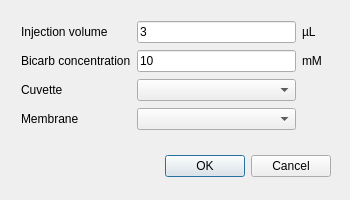
<?xml version="1.0" encoding="UTF-8"?>
<ui version="4.0">
 <class>Calib_Dialog</class>
 <widget class="QDialog" name="Calib_Dialog">
  <property name="geometry">
   <rect>
    <x>0</x>
    <y>0</y>
    <width>350</width>
    <height>200</height>
   </rect>
  </property>
  <property name="windowTitle">
   <string>Calibration information</string>
  </property>
  <widget class="QDialogButtonBox" name="buttonBox">
   <property name="geometry">
    <rect>
     <x>80</x>
     <y>150</y>
     <width>251</width>
     <height>32</height>
    </rect>
   </property>
   <property name="orientation">
    <enum>Qt::Horizontal</enum>
   </property>
   <property name="standardButtons">
    <set>QDialogButtonBox::Cancel|QDialogButtonBox::Ok</set>
   </property>
  </widget>
  <widget class="QWidget" name="">
   <property name="geometry">
    <rect>
     <x>21</x>
     <y>20</y>
     <width>301</width>
     <height>111</height>
    </rect>
   </property>
   <layout class="QGridLayout" name="gridLayout">
    <item row="0" column="0">
     <widget class="QLabel" name="label">
      <property name="text">
       <string>Injection volume</string>
      </property>
     </widget>
    </item>
    <item row="0" column="1">
     <widget class="QLineEdit" name="txt_volinject">
      <property name="text">
       <string>3</string>
      </property>
     </widget>
    </item>
    <item row="0" column="2">
     <widget class="QLabel" name="label_5">
      <property name="text">
       <string>µL</string>
      </property>
     </widget>
    </item>
    <item row="1" column="0">
     <widget class="QLabel" name="label_2">
      <property name="text">
       <string>Bicarb concentration</string>
      </property>
     </widget>
    </item>
    <item row="1" column="1">
     <widget class="QLineEdit" name="lineEdit_2">
      <property name="text">
       <string>10</string>
      </property>
     </widget>
    </item>
    <item row="1" column="2">
     <widget class="QLabel" name="label_6">
      <property name="text">
       <string>mM</string>
      </property>
     </widget>
    </item>
    <item row="2" column="0">
     <widget class="QLabel" name="label_3">
      <property name="text">
       <string>Cuvette</string>
      </property>
     </widget>
    </item>
    <item row="2" column="1">
     <widget class="QComboBox" name="box_cuvette"/>
    </item>
    <item row="3" column="0">
     <widget class="QLabel" name="label_4">
      <property name="text">
       <string>Membrane</string>
      </property>
     </widget>
    </item>
    <item row="3" column="1">
     <widget class="QComboBox" name="box_membrane"/>
    </item>
   </layout>
  </widget>
 </widget>
 <resources/>
 <connections>
  <connection>
   <sender>buttonBox</sender>
   <signal>accepted()</signal>
   <receiver>Calib_Dialog</receiver>
   <slot>accept()</slot>
   <hints>
    <hint type="sourcelabel">
     <x>248</x>
     <y>254</y>
    </hint>
    <hint type="destinationlabel">
     <x>157</x>
     <y>274</y>
    </hint>
   </hints>
  </connection>
  <connection>
   <sender>buttonBox</sender>
   <signal>rejected()</signal>
   <receiver>Calib_Dialog</receiver>
   <slot>reject()</slot>
   <hints>
    <hint type="sourcelabel">
     <x>316</x>
     <y>260</y>
    </hint>
    <hint type="destinationlabel">
     <x>286</x>
     <y>274</y>
    </hint>
   </hints>
  </connection>
 </connections>
</ui>
